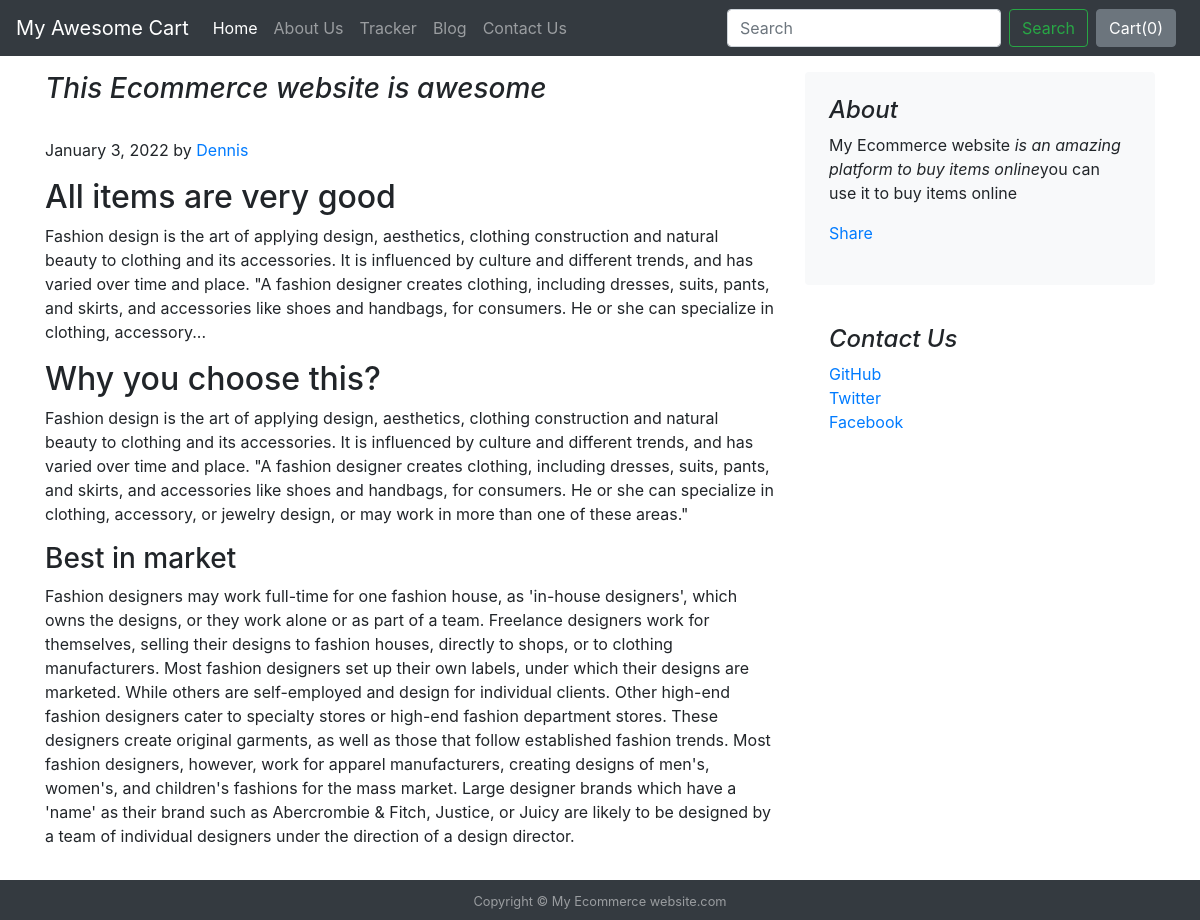
The page /blog/blogpost/1 on the database its author committed.
### blog/models.py (models this page shows)
class Blogpost(models.Model):
    post_id = models.AutoField(primary_key = True)
    title = models.CharField(max_length=100)
    head1 = models.CharField(max_length=500,default="")
    content_head1 = models.CharField(max_length=1000, default="")
    head2 = models.CharField(max_length=500,default="")
    content_head2 = models.CharField(max_length=1000, default="")
    head3 = models.CharField(max_length=500,default="")
    content_head3 = models.CharField(max_length=1000, default="")
    pub_date = models.DateField()
    thumbnail = models.ImageField(upload_to="shop/images", default="")
    def __str__(self):
        return self.title

### blog/views.py (the view)
# urls.py: path('blogpost/<int:id>', views.blogpost, name="BlogPost"),
def blogpost(request,id):
    post = Blogpost.objects.filter(post_id = id)[0]
    print(post)
    return render(request, 'blog/blogpost.html',{'post':post})

### blog/templates/blog/blogpost.html (shortened to what this page needs)
{% extends 'shop/basic.html' %}
{% block body %}
<div class="container my-3">
    <div class="row">
    <div class="col-md-8 blog-main">
      <h3 class="pb-4  font-italic ">
        {{post.title}}
      </h3>
        <p class="blog-post-meta">January 3, 2022 by <a href="#">Dennis</a></p>
      <div class="blog-post my-2">
        <h2 class="blog-post-title">{{post.head1}}</h2>
        <p>{{post.content_head1}}</p>
        <h2>{{post.head2}}</h2>
        <p>{{post.content_head2}}</p>
          <h3>{{post.head3}}</h3>
        <p>{{post.content_head3}}</p>
      </div>
    </div>
    <aside class="col-md-4 blog-sidebar">
      <div class="p-4 mb-3 bg-light rounded">
        <h4 class="font-italic">About</h4>
        <p class="mb-0">My Ecommerce website <em>is an amazing platform to buy items online</em>you can use it to buy items online</p>
<div class="fb-share-button my-3" data-href="http://127.0.0.1:8000/blog/blogpost/{{post.post_id}}" data-layout="button_count" data-size="large"><a target="_blank" href="https://www.facebook.com/sharer/sharer.php?u=http%3A%2F%2F127.0.0.1%3A8000%2Fblog%2Fblogpost%2F5&amp;src=sdkpreparse" class="fb-xfbml-parse-ignore">Share</a></div>
      </div>
      <div class="p-4">
        <h4 class="font-italic">Contact Us</h4>
        <ol class="list-unstyled">
          <li><a href="#">GitHub</a></li>
          <li><a href="#">Twitter</a></li>
          <li><a href="#">Facebook</a></li>
        </ol>
      </div>
    </aside>
  </div>
</div>
<footer id="sticky-footer" class="flex-shrink-0 mt-2 py-2 bg-dark text-white-50">
    <div class="container text-center">
      <small>Copyright © My Ecommerce website.com</small>
    </div>
  </footer>
{% endblock %}

### rows shown on the page
Blogpost: title "This Ecommerce website is awesome", head1 "All items are very good", content_head1 "Fashion design is the art of applying design, aesthetics, clothing construction and natural beauty to clothing and its accessories. It is influenced by culture and different trends, and has varied over time and place. \"A fashion designer creates clothing, including dresses, suits, pants, and skirts, and accessories like shoes and handbags, for consumers. He or she can specialize in clothing, accessory...", head2 "Why you choose this?", content_head2 "Fashion design is the art of applying design, aesthetics, clothing construction and natural beauty to clothing and its accessories. It is influenced by culture and different trends, and has varied over time and place. \"A fashion designer creates clothing, including dresses, suits, pants, and skirts, and accessories like shoes and handbags, for consumers. He or she can specialize in clothing, accessory, or jewelry design, or may work in more than one of these areas.\"", head3 "Best in market", content_head3 "Fashion designers may work full-time for one fashion house, as 'in-house designers', which owns the designs, or they work alone or as part of a team. Freelance designers work for themselves, selling their designs to fashion houses, directly to shops, or to clothing manufacturers. Most fashion designers set up their own labels, under which their designs are marketed. While others are self-employed and design for individual clients. Other high-end fashion designers cater to specialty stores or high-end fashion department stores. These designers create original garments, as well as those that follow established fashion trends. Most fashion designers, however, work for apparel manufacturers,…"
